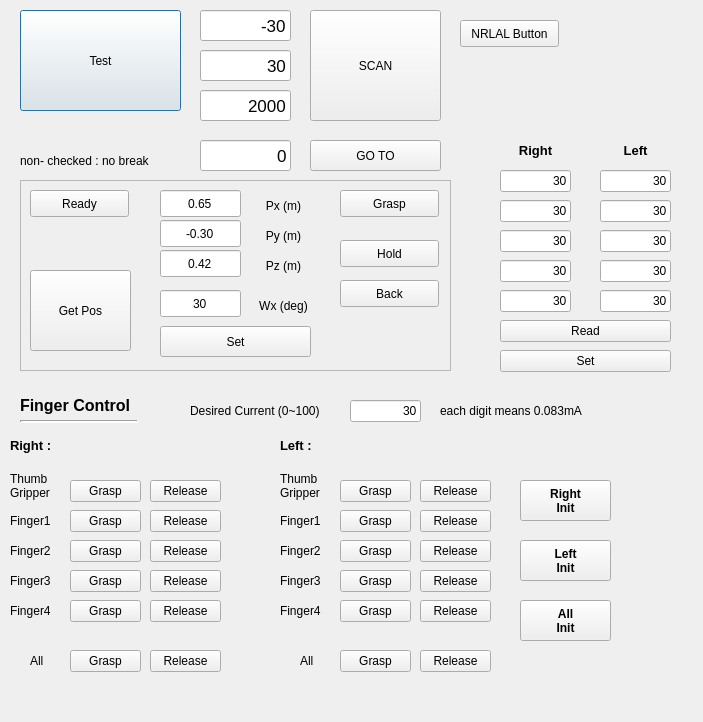
<?xml version="1.0" encoding="UTF-8"?>
<ui version="4.0">
 <class>TutorialDialog</class>
 <widget class="QDialog" name="TutorialDialog">
  <property name="geometry">
   <rect>
    <x>0</x>
    <y>0</y>
    <width>703</width>
    <height>722</height>
   </rect>
  </property>
  <property name="windowTitle">
   <string>Dialog</string>
  </property>
  <widget class="QPushButton" name="BTN_TEST">
   <property name="geometry">
    <rect>
     <x>20</x>
     <y>10</y>
     <width>161</width>
     <height>101</height>
    </rect>
   </property>
   <property name="text">
    <string>Test</string>
   </property>
  </widget>
  <widget class="QPushButton" name="BTN_SCAN">
   <property name="geometry">
    <rect>
     <x>310</x>
     <y>10</y>
     <width>131</width>
     <height>111</height>
    </rect>
   </property>
   <property name="text">
    <string>SCAN</string>
   </property>
  </widget>
  <widget class="QLineEdit" name="LE_SCAN_START">
   <property name="geometry">
    <rect>
     <x>200</x>
     <y>10</y>
     <width>91</width>
     <height>31</height>
    </rect>
   </property>
   <property name="font">
    <font>
     <pointsize>13</pointsize>
    </font>
   </property>
   <property name="text">
    <string>-30</string>
   </property>
   <property name="alignment">
    <set>Qt::AlignRight|Qt::AlignTrailing|Qt::AlignVCenter</set>
   </property>
  </widget>
  <widget class="QLineEdit" name="LE_SCAN_END">
   <property name="geometry">
    <rect>
     <x>200</x>
     <y>50</y>
     <width>91</width>
     <height>31</height>
    </rect>
   </property>
   <property name="font">
    <font>
     <pointsize>13</pointsize>
    </font>
   </property>
   <property name="text">
    <string>30</string>
   </property>
   <property name="alignment">
    <set>Qt::AlignRight|Qt::AlignTrailing|Qt::AlignVCenter</set>
   </property>
  </widget>
  <widget class="QLineEdit" name="LE_GOTO_ANGLE">
   <property name="geometry">
    <rect>
     <x>200</x>
     <y>140</y>
     <width>91</width>
     <height>31</height>
    </rect>
   </property>
   <property name="font">
    <font>
     <pointsize>13</pointsize>
    </font>
   </property>
   <property name="text">
    <string>0</string>
   </property>
   <property name="alignment">
    <set>Qt::AlignRight|Qt::AlignTrailing|Qt::AlignVCenter</set>
   </property>
  </widget>
  <widget class="QPushButton" name="BTN_GOTO">
   <property name="geometry">
    <rect>
     <x>310</x>
     <y>140</y>
     <width>131</width>
     <height>31</height>
    </rect>
   </property>
   <property name="text">
    <string>GO TO</string>
   </property>
  </widget>
  <widget class="QLineEdit" name="LE_SCAN_TIME">
   <property name="geometry">
    <rect>
     <x>200</x>
     <y>90</y>
     <width>91</width>
     <height>31</height>
    </rect>
   </property>
   <property name="font">
    <font>
     <pointsize>13</pointsize>
    </font>
   </property>
   <property name="text">
    <string>2000</string>
   </property>
   <property name="alignment">
    <set>Qt::AlignRight|Qt::AlignTrailing|Qt::AlignVCenter</set>
   </property>
  </widget>
  <widget class="QLabel" name="label_3">
   <property name="geometry">
    <rect>
     <x>20</x>
     <y>150</y>
     <width>211</width>
     <height>21</height>
    </rect>
   </property>
   <property name="text">
    <string>non- checked : no break</string>
   </property>
  </widget>
  <widget class="QFrame" name="frame">
   <property name="geometry">
    <rect>
     <x>20</x>
     <y>180</y>
     <width>431</width>
     <height>191</height>
    </rect>
   </property>
   <property name="frameShape">
    <enum>QFrame::StyledPanel</enum>
   </property>
   <property name="frameShadow">
    <enum>QFrame::Raised</enum>
   </property>
   <widget class="QPushButton" name="BTN_SW_READY">
    <property name="geometry">
     <rect>
      <x>10</x>
      <y>10</y>
      <width>99</width>
      <height>27</height>
     </rect>
    </property>
    <property name="text">
     <string>Ready</string>
    </property>
   </widget>
   <widget class="QLineEdit" name="LE_SW_PX">
    <property name="geometry">
     <rect>
      <x>140</x>
      <y>10</y>
      <width>81</width>
      <height>27</height>
     </rect>
    </property>
    <property name="text">
     <string>0.65</string>
    </property>
    <property name="alignment">
     <set>Qt::AlignCenter</set>
    </property>
   </widget>
   <widget class="QLineEdit" name="LE_SW_PY">
    <property name="geometry">
     <rect>
      <x>140</x>
      <y>40</y>
      <width>81</width>
      <height>27</height>
     </rect>
    </property>
    <property name="text">
     <string>-0.30</string>
    </property>
    <property name="alignment">
     <set>Qt::AlignCenter</set>
    </property>
   </widget>
   <widget class="QLineEdit" name="LE_SW_WZ">
    <property name="geometry">
     <rect>
      <x>140</x>
      <y>110</y>
      <width>81</width>
      <height>27</height>
     </rect>
    </property>
    <property name="text">
     <string>30</string>
    </property>
    <property name="alignment">
     <set>Qt::AlignCenter</set>
    </property>
   </widget>
   <widget class="QLineEdit" name="LE_SW_PZ">
    <property name="geometry">
     <rect>
      <x>140</x>
      <y>70</y>
      <width>81</width>
      <height>27</height>
     </rect>
    </property>
    <property name="text">
     <string>0.42</string>
    </property>
    <property name="alignment">
     <set>Qt::AlignCenter</set>
    </property>
   </widget>
   <widget class="QPushButton" name="BTN_SW_GRASP">
    <property name="geometry">
     <rect>
      <x>320</x>
      <y>10</y>
      <width>99</width>
      <height>27</height>
     </rect>
    </property>
    <property name="text">
     <string>Grasp</string>
    </property>
   </widget>
   <widget class="QPushButton" name="BTN_SW_HOLD">
    <property name="geometry">
     <rect>
      <x>320</x>
      <y>60</y>
      <width>99</width>
      <height>27</height>
     </rect>
    </property>
    <property name="text">
     <string>Hold</string>
    </property>
   </widget>
   <widget class="QPushButton" name="BTN_SW_BACK">
    <property name="geometry">
     <rect>
      <x>320</x>
      <y>100</y>
      <width>99</width>
      <height>27</height>
     </rect>
    </property>
    <property name="text">
     <string>Back</string>
    </property>
   </widget>
   <widget class="QLabel" name="label">
    <property name="geometry">
     <rect>
      <x>230</x>
      <y>10</y>
      <width>67</width>
      <height>31</height>
     </rect>
    </property>
    <property name="text">
     <string>Px (m)</string>
    </property>
    <property name="alignment">
     <set>Qt::AlignCenter</set>
    </property>
   </widget>
   <widget class="QLabel" name="label_4">
    <property name="geometry">
     <rect>
      <x>230</x>
      <y>40</y>
      <width>67</width>
      <height>31</height>
     </rect>
    </property>
    <property name="text">
     <string>Py (m)</string>
    </property>
    <property name="alignment">
     <set>Qt::AlignCenter</set>
    </property>
   </widget>
   <widget class="QLabel" name="label_5">
    <property name="geometry">
     <rect>
      <x>230</x>
      <y>70</y>
      <width>67</width>
      <height>31</height>
     </rect>
    </property>
    <property name="text">
     <string>Pz (m)</string>
    </property>
    <property name="alignment">
     <set>Qt::AlignCenter</set>
    </property>
   </widget>
   <widget class="QLabel" name="label_6">
    <property name="geometry">
     <rect>
      <x>230</x>
      <y>110</y>
      <width>67</width>
      <height>31</height>
     </rect>
    </property>
    <property name="text">
     <string>Wx (deg)</string>
    </property>
    <property name="alignment">
     <set>Qt::AlignCenter</set>
    </property>
   </widget>
   <widget class="QPushButton" name="BTN_SW_SET">
    <property name="geometry">
     <rect>
      <x>140</x>
      <y>146</y>
      <width>151</width>
      <height>31</height>
     </rect>
    </property>
    <property name="text">
     <string>Set</string>
    </property>
   </widget>
   <widget class="QPushButton" name="BTN_SW_GET_POS">
    <property name="geometry">
     <rect>
      <x>10</x>
      <y>90</y>
      <width>101</width>
      <height>81</height>
     </rect>
    </property>
    <property name="text">
     <string>Get Pos</string>
    </property>
   </widget>
  </widget>
  <widget class="Line" name="line">
   <property name="geometry">
    <rect>
     <x>20</x>
     <y>420</y>
     <width>118</width>
     <height>3</height>
    </rect>
   </property>
   <property name="font">
    <font>
     <pointsize>9</pointsize>
    </font>
   </property>
   <property name="lineWidth">
    <number>2</number>
   </property>
   <property name="orientation">
    <enum>Qt::Horizontal</enum>
   </property>
  </widget>
  <widget class="QLabel" name="label_2">
   <property name="geometry">
    <rect>
     <x>20</x>
     <y>390</y>
     <width>171</width>
     <height>31</height>
    </rect>
   </property>
   <property name="font">
    <font>
     <pointsize>12</pointsize>
     <weight>75</weight>
     <bold>true</bold>
    </font>
   </property>
   <property name="text">
    <string>Finger Control</string>
   </property>
  </widget>
  <widget class="QLabel" name="LB_RF_MODE">
   <property name="geometry">
    <rect>
     <x>10</x>
     <y>430</y>
     <width>201</width>
     <height>31</height>
    </rect>
   </property>
   <property name="font">
    <font>
     <pointsize>10</pointsize>
     <weight>75</weight>
     <bold>true</bold>
    </font>
   </property>
   <property name="text">
    <string>Right : </string>
   </property>
  </widget>
  <widget class="QLabel" name="LB_LF_MODE">
   <property name="geometry">
    <rect>
     <x>280</x>
     <y>430</y>
     <width>191</width>
     <height>31</height>
    </rect>
   </property>
   <property name="font">
    <font>
     <pointsize>10</pointsize>
     <weight>75</weight>
     <bold>true</bold>
    </font>
   </property>
   <property name="text">
    <string>Left : </string>
   </property>
  </widget>
  <widget class="QLineEdit" name="LE_CURRENT">
   <property name="geometry">
    <rect>
     <x>350</x>
     <y>400</y>
     <width>71</width>
     <height>22</height>
    </rect>
   </property>
   <property name="text">
    <string>30</string>
   </property>
   <property name="alignment">
    <set>Qt::AlignRight|Qt::AlignTrailing|Qt::AlignVCenter</set>
   </property>
  </widget>
  <widget class="QLabel" name="label_7">
   <property name="geometry">
    <rect>
     <x>190</x>
     <y>400</y>
     <width>161</width>
     <height>21</height>
    </rect>
   </property>
   <property name="text">
    <string>Desired Current (0~100)</string>
   </property>
  </widget>
  <widget class="QLabel" name="label_8">
   <property name="geometry">
    <rect>
     <x>440</x>
     <y>400</y>
     <width>191</width>
     <height>21</height>
    </rect>
   </property>
   <property name="text">
    <string>each digit means 0.083mA</string>
   </property>
  </widget>
  <widget class="QPushButton" name="BTN_R_GRASP0">
   <property name="geometry">
    <rect>
     <x>70</x>
     <y>480</y>
     <width>71</width>
     <height>22</height>
    </rect>
   </property>
   <property name="text">
    <string>Grasp</string>
   </property>
  </widget>
  <widget class="QPushButton" name="BTN_R_RELEASE0">
   <property name="geometry">
    <rect>
     <x>150</x>
     <y>480</y>
     <width>71</width>
     <height>22</height>
    </rect>
   </property>
   <property name="text">
    <string>Release</string>
   </property>
  </widget>
  <widget class="QPushButton" name="BTN_R_RELEASE1">
   <property name="geometry">
    <rect>
     <x>150</x>
     <y>510</y>
     <width>71</width>
     <height>22</height>
    </rect>
   </property>
   <property name="text">
    <string>Release</string>
   </property>
  </widget>
  <widget class="QPushButton" name="BTN_R_GRASP1">
   <property name="geometry">
    <rect>
     <x>70</x>
     <y>510</y>
     <width>71</width>
     <height>22</height>
    </rect>
   </property>
   <property name="text">
    <string>Grasp</string>
   </property>
  </widget>
  <widget class="QPushButton" name="BTN_R_RELEASE2">
   <property name="geometry">
    <rect>
     <x>150</x>
     <y>540</y>
     <width>71</width>
     <height>22</height>
    </rect>
   </property>
   <property name="text">
    <string>Release</string>
   </property>
  </widget>
  <widget class="QPushButton" name="BTN_R_GRASP2">
   <property name="geometry">
    <rect>
     <x>70</x>
     <y>540</y>
     <width>71</width>
     <height>22</height>
    </rect>
   </property>
   <property name="text">
    <string>Grasp</string>
   </property>
  </widget>
  <widget class="QPushButton" name="BTN_R_GRASP3">
   <property name="geometry">
    <rect>
     <x>70</x>
     <y>570</y>
     <width>71</width>
     <height>22</height>
    </rect>
   </property>
   <property name="text">
    <string>Grasp</string>
   </property>
  </widget>
  <widget class="QPushButton" name="BTN_R_RELEASE3">
   <property name="geometry">
    <rect>
     <x>150</x>
     <y>570</y>
     <width>71</width>
     <height>22</height>
    </rect>
   </property>
   <property name="text">
    <string>Release</string>
   </property>
  </widget>
  <widget class="QPushButton" name="BTN_R_RELEASE4">
   <property name="geometry">
    <rect>
     <x>150</x>
     <y>600</y>
     <width>71</width>
     <height>22</height>
    </rect>
   </property>
   <property name="text">
    <string>Release</string>
   </property>
  </widget>
  <widget class="QPushButton" name="BTN_R_GRASP4">
   <property name="geometry">
    <rect>
     <x>70</x>
     <y>600</y>
     <width>71</width>
     <height>22</height>
    </rect>
   </property>
   <property name="text">
    <string>Grasp</string>
   </property>
  </widget>
  <widget class="QPushButton" name="BTN_R_GRASP_ALL">
   <property name="geometry">
    <rect>
     <x>70</x>
     <y>650</y>
     <width>71</width>
     <height>22</height>
    </rect>
   </property>
   <property name="text">
    <string>Grasp</string>
   </property>
  </widget>
  <widget class="QPushButton" name="BTN_R_RELEASE_ALL">
   <property name="geometry">
    <rect>
     <x>150</x>
     <y>650</y>
     <width>71</width>
     <height>22</height>
    </rect>
   </property>
   <property name="text">
    <string>Release</string>
   </property>
  </widget>
  <widget class="QLabel" name="label_9">
   <property name="geometry">
    <rect>
     <x>10</x>
     <y>470</y>
     <width>51</width>
     <height>31</height>
    </rect>
   </property>
   <property name="text">
    <string>Thumb
Gripper</string>
   </property>
  </widget>
  <widget class="QLabel" name="label_10">
   <property name="geometry">
    <rect>
     <x>10</x>
     <y>510</y>
     <width>51</width>
     <height>21</height>
    </rect>
   </property>
   <property name="text">
    <string>Finger1</string>
   </property>
  </widget>
  <widget class="QLabel" name="label_11">
   <property name="geometry">
    <rect>
     <x>10</x>
     <y>540</y>
     <width>51</width>
     <height>21</height>
    </rect>
   </property>
   <property name="text">
    <string>Finger2</string>
   </property>
  </widget>
  <widget class="QLabel" name="label_12">
   <property name="geometry">
    <rect>
     <x>10</x>
     <y>570</y>
     <width>51</width>
     <height>21</height>
    </rect>
   </property>
   <property name="text">
    <string>Finger3</string>
   </property>
  </widget>
  <widget class="QLabel" name="label_13">
   <property name="geometry">
    <rect>
     <x>10</x>
     <y>600</y>
     <width>51</width>
     <height>21</height>
    </rect>
   </property>
   <property name="text">
    <string>Finger4</string>
   </property>
  </widget>
  <widget class="QPushButton" name="BTN_L_RELEASE_ALL">
   <property name="geometry">
    <rect>
     <x>420</x>
     <y>650</y>
     <width>71</width>
     <height>22</height>
    </rect>
   </property>
   <property name="text">
    <string>Release</string>
   </property>
  </widget>
  <widget class="QPushButton" name="BTN_L_GRASP0">
   <property name="geometry">
    <rect>
     <x>340</x>
     <y>480</y>
     <width>71</width>
     <height>22</height>
    </rect>
   </property>
   <property name="text">
    <string>Grasp</string>
   </property>
  </widget>
  <widget class="QPushButton" name="BTN_L_GRASP3">
   <property name="geometry">
    <rect>
     <x>340</x>
     <y>570</y>
     <width>71</width>
     <height>22</height>
    </rect>
   </property>
   <property name="text">
    <string>Grasp</string>
   </property>
  </widget>
  <widget class="QPushButton" name="BTN_L_GRASP1">
   <property name="geometry">
    <rect>
     <x>340</x>
     <y>510</y>
     <width>71</width>
     <height>22</height>
    </rect>
   </property>
   <property name="text">
    <string>Grasp</string>
   </property>
  </widget>
  <widget class="QPushButton" name="BTN_L_RELEASE2">
   <property name="geometry">
    <rect>
     <x>420</x>
     <y>540</y>
     <width>71</width>
     <height>22</height>
    </rect>
   </property>
   <property name="text">
    <string>Release</string>
   </property>
  </widget>
  <widget class="QPushButton" name="BTN_L_RELEASE3">
   <property name="geometry">
    <rect>
     <x>420</x>
     <y>570</y>
     <width>71</width>
     <height>22</height>
    </rect>
   </property>
   <property name="text">
    <string>Release</string>
   </property>
  </widget>
  <widget class="QPushButton" name="BTN_L_RELEASE1">
   <property name="geometry">
    <rect>
     <x>420</x>
     <y>510</y>
     <width>71</width>
     <height>22</height>
    </rect>
   </property>
   <property name="text">
    <string>Release</string>
   </property>
  </widget>
  <widget class="QPushButton" name="BTN_L_GRASP_ALL">
   <property name="geometry">
    <rect>
     <x>340</x>
     <y>650</y>
     <width>71</width>
     <height>22</height>
    </rect>
   </property>
   <property name="text">
    <string>Grasp</string>
   </property>
  </widget>
  <widget class="QPushButton" name="BTN_L_GRASP2">
   <property name="geometry">
    <rect>
     <x>340</x>
     <y>540</y>
     <width>71</width>
     <height>22</height>
    </rect>
   </property>
   <property name="text">
    <string>Grasp</string>
   </property>
  </widget>
  <widget class="QPushButton" name="BTN_L_GRASP4">
   <property name="geometry">
    <rect>
     <x>340</x>
     <y>600</y>
     <width>71</width>
     <height>22</height>
    </rect>
   </property>
   <property name="text">
    <string>Grasp</string>
   </property>
  </widget>
  <widget class="QPushButton" name="BTN_L_RELEASE0">
   <property name="geometry">
    <rect>
     <x>420</x>
     <y>480</y>
     <width>71</width>
     <height>22</height>
    </rect>
   </property>
   <property name="text">
    <string>Release</string>
   </property>
  </widget>
  <widget class="QPushButton" name="BTN_L_RELEASE4">
   <property name="geometry">
    <rect>
     <x>420</x>
     <y>600</y>
     <width>71</width>
     <height>22</height>
    </rect>
   </property>
   <property name="text">
    <string>Release</string>
   </property>
  </widget>
  <widget class="QLabel" name="label_14">
   <property name="geometry">
    <rect>
     <x>30</x>
     <y>650</y>
     <width>31</width>
     <height>21</height>
    </rect>
   </property>
   <property name="text">
    <string>All </string>
   </property>
  </widget>
  <widget class="QLabel" name="label_15">
   <property name="geometry">
    <rect>
     <x>300</x>
     <y>650</y>
     <width>31</width>
     <height>21</height>
    </rect>
   </property>
   <property name="text">
    <string>All </string>
   </property>
  </widget>
  <widget class="QLabel" name="label_16">
   <property name="geometry">
    <rect>
     <x>280</x>
     <y>470</y>
     <width>51</width>
     <height>31</height>
    </rect>
   </property>
   <property name="text">
    <string>Thumb
Gripper</string>
   </property>
  </widget>
  <widget class="QLabel" name="label_17">
   <property name="geometry">
    <rect>
     <x>280</x>
     <y>600</y>
     <width>51</width>
     <height>21</height>
    </rect>
   </property>
   <property name="text">
    <string>Finger4</string>
   </property>
  </widget>
  <widget class="QLabel" name="label_18">
   <property name="geometry">
    <rect>
     <x>280</x>
     <y>570</y>
     <width>51</width>
     <height>21</height>
    </rect>
   </property>
   <property name="text">
    <string>Finger3</string>
   </property>
  </widget>
  <widget class="QLabel" name="label_19">
   <property name="geometry">
    <rect>
     <x>280</x>
     <y>510</y>
     <width>51</width>
     <height>21</height>
    </rect>
   </property>
   <property name="text">
    <string>Finger1</string>
   </property>
  </widget>
  <widget class="QLabel" name="label_20">
   <property name="geometry">
    <rect>
     <x>280</x>
     <y>540</y>
     <width>51</width>
     <height>21</height>
    </rect>
   </property>
   <property name="text">
    <string>Finger2</string>
   </property>
  </widget>
  <widget class="QPushButton" name="BTN_INIT_RHAND">
   <property name="geometry">
    <rect>
     <x>520</x>
     <y>480</y>
     <width>91</width>
     <height>41</height>
    </rect>
   </property>
   <property name="font">
    <font>
     <weight>75</weight>
     <bold>true</bold>
    </font>
   </property>
   <property name="text">
    <string>Right
Init</string>
   </property>
  </widget>
  <widget class="QPushButton" name="BTN_INIT_LHAND">
   <property name="geometry">
    <rect>
     <x>520</x>
     <y>540</y>
     <width>91</width>
     <height>41</height>
    </rect>
   </property>
   <property name="font">
    <font>
     <weight>75</weight>
     <bold>true</bold>
    </font>
   </property>
   <property name="text">
    <string>Left
Init</string>
   </property>
  </widget>
  <widget class="QPushButton" name="BTN_INIT_ALLHAND">
   <property name="geometry">
    <rect>
     <x>520</x>
     <y>600</y>
     <width>91</width>
     <height>41</height>
    </rect>
   </property>
   <property name="font">
    <font>
     <weight>75</weight>
     <bold>true</bold>
    </font>
   </property>
   <property name="text">
    <string>All
Init</string>
   </property>
  </widget>
  <widget class="QLineEdit" name="LE_MODI_R0">
   <property name="geometry">
    <rect>
     <x>500</x>
     <y>170</y>
     <width>71</width>
     <height>22</height>
    </rect>
   </property>
   <property name="text">
    <string>30</string>
   </property>
   <property name="alignment">
    <set>Qt::AlignRight|Qt::AlignTrailing|Qt::AlignVCenter</set>
   </property>
  </widget>
  <widget class="QLineEdit" name="LE_MODI_R1">
   <property name="geometry">
    <rect>
     <x>500</x>
     <y>200</y>
     <width>71</width>
     <height>22</height>
    </rect>
   </property>
   <property name="text">
    <string>30</string>
   </property>
   <property name="alignment">
    <set>Qt::AlignRight|Qt::AlignTrailing|Qt::AlignVCenter</set>
   </property>
  </widget>
  <widget class="QLineEdit" name="LE_MODI_R2">
   <property name="geometry">
    <rect>
     <x>500</x>
     <y>230</y>
     <width>71</width>
     <height>22</height>
    </rect>
   </property>
   <property name="text">
    <string>30</string>
   </property>
   <property name="alignment">
    <set>Qt::AlignRight|Qt::AlignTrailing|Qt::AlignVCenter</set>
   </property>
  </widget>
  <widget class="QLineEdit" name="LE_MODI_R3">
   <property name="geometry">
    <rect>
     <x>500</x>
     <y>260</y>
     <width>71</width>
     <height>22</height>
    </rect>
   </property>
   <property name="text">
    <string>30</string>
   </property>
   <property name="alignment">
    <set>Qt::AlignRight|Qt::AlignTrailing|Qt::AlignVCenter</set>
   </property>
  </widget>
  <widget class="QLineEdit" name="LE_MODI_R4">
   <property name="geometry">
    <rect>
     <x>500</x>
     <y>290</y>
     <width>71</width>
     <height>22</height>
    </rect>
   </property>
   <property name="text">
    <string>30</string>
   </property>
   <property name="alignment">
    <set>Qt::AlignRight|Qt::AlignTrailing|Qt::AlignVCenter</set>
   </property>
  </widget>
  <widget class="QLineEdit" name="LE_MODI_L4">
   <property name="geometry">
    <rect>
     <x>600</x>
     <y>290</y>
     <width>71</width>
     <height>22</height>
    </rect>
   </property>
   <property name="text">
    <string>30</string>
   </property>
   <property name="alignment">
    <set>Qt::AlignRight|Qt::AlignTrailing|Qt::AlignVCenter</set>
   </property>
  </widget>
  <widget class="QLineEdit" name="LE_MODI_L3">
   <property name="geometry">
    <rect>
     <x>600</x>
     <y>260</y>
     <width>71</width>
     <height>22</height>
    </rect>
   </property>
   <property name="text">
    <string>30</string>
   </property>
   <property name="alignment">
    <set>Qt::AlignRight|Qt::AlignTrailing|Qt::AlignVCenter</set>
   </property>
  </widget>
  <widget class="QLineEdit" name="LE_MODI_L1">
   <property name="geometry">
    <rect>
     <x>600</x>
     <y>200</y>
     <width>71</width>
     <height>22</height>
    </rect>
   </property>
   <property name="text">
    <string>30</string>
   </property>
   <property name="alignment">
    <set>Qt::AlignRight|Qt::AlignTrailing|Qt::AlignVCenter</set>
   </property>
  </widget>
  <widget class="QLineEdit" name="LE_MODI_L0">
   <property name="geometry">
    <rect>
     <x>600</x>
     <y>170</y>
     <width>71</width>
     <height>22</height>
    </rect>
   </property>
   <property name="text">
    <string>30</string>
   </property>
   <property name="alignment">
    <set>Qt::AlignRight|Qt::AlignTrailing|Qt::AlignVCenter</set>
   </property>
  </widget>
  <widget class="QLineEdit" name="LE_MODI_L2">
   <property name="geometry">
    <rect>
     <x>600</x>
     <y>230</y>
     <width>71</width>
     <height>22</height>
    </rect>
   </property>
   <property name="text">
    <string>30</string>
   </property>
   <property name="alignment">
    <set>Qt::AlignRight|Qt::AlignTrailing|Qt::AlignVCenter</set>
   </property>
  </widget>
  <widget class="QLabel" name="label_21">
   <property name="geometry">
    <rect>
     <x>500</x>
     <y>140</y>
     <width>71</width>
     <height>21</height>
    </rect>
   </property>
   <property name="font">
    <font>
     <pointsize>10</pointsize>
     <weight>75</weight>
     <bold>true</bold>
    </font>
   </property>
   <property name="text">
    <string>Right</string>
   </property>
   <property name="alignment">
    <set>Qt::AlignCenter</set>
   </property>
  </widget>
  <widget class="QLabel" name="label_22">
   <property name="geometry">
    <rect>
     <x>600</x>
     <y>140</y>
     <width>71</width>
     <height>21</height>
    </rect>
   </property>
   <property name="font">
    <font>
     <pointsize>10</pointsize>
     <weight>75</weight>
     <bold>true</bold>
    </font>
   </property>
   <property name="text">
    <string>Left</string>
   </property>
   <property name="alignment">
    <set>Qt::AlignCenter</set>
   </property>
  </widget>
  <widget class="QPushButton" name="BTN_READ_MODI">
   <property name="geometry">
    <rect>
     <x>500</x>
     <y>320</y>
     <width>171</width>
     <height>22</height>
    </rect>
   </property>
   <property name="text">
    <string>Read</string>
   </property>
  </widget>
  <widget class="QPushButton" name="BTN_SET_MODI">
   <property name="geometry">
    <rect>
     <x>500</x>
     <y>350</y>
     <width>171</width>
     <height>22</height>
    </rect>
   </property>
   <property name="text">
    <string>Set</string>
   </property>
  </widget>
  <widget class="QPushButton" name="NRLALButton">
   <property name="geometry">
    <rect>
     <x>460</x>
     <y>20</y>
     <width>99</width>
     <height>27</height>
    </rect>
   </property>
   <property name="text">
    <string>NRLAL Button</string>
   </property>
  </widget>
 </widget>
 <resources/>
 <connections/>
</ui>
